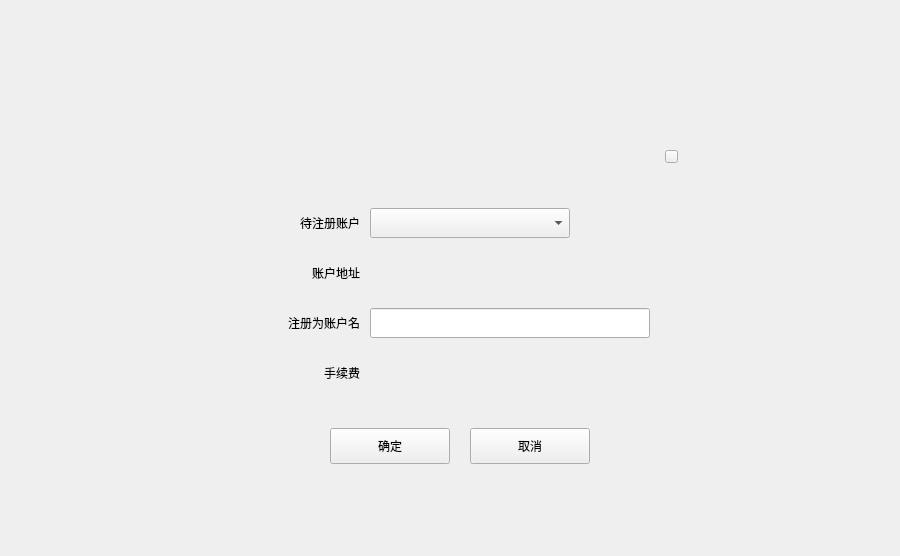
<?xml version="1.0" encoding="UTF-8"?>
<ui version="4.0">
 <class>RegisterDialog</class>
 <widget class="QDialog" name="RegisterDialog">
  <property name="geometry">
   <rect>
    <x>0</x>
    <y>0</y>
    <width>900</width>
    <height>556</height>
   </rect>
  </property>
  <property name="windowTitle">
   <string>Dialog</string>
  </property>
  <widget class="QWidget" name="widget" native="true">
   <property name="geometry">
    <rect>
     <x>0</x>
     <y>0</y>
     <width>900</width>
     <height>556</height>
    </rect>
   </property>
   <widget class="QWidget" name="containerWidget" native="true">
    <property name="geometry">
     <rect>
      <x>210</x>
      <y>138</y>
      <width>480</width>
      <height>360</height>
     </rect>
    </property>
    <property name="font">
     <font>
      <family>微软雅黑</family>
     </font>
    </property>
    <widget class="QToolButton" name="closeBtn">
     <property name="geometry">
      <rect>
       <x>455</x>
       <y>12</y>
       <width>13</width>
       <height>13</height>
      </rect>
     </property>
     <property name="cursor">
      <cursorShape>PointingHandCursor</cursorShape>
     </property>
     <property name="focusPolicy">
      <enum>Qt::NoFocus</enum>
     </property>
     <property name="styleSheet">
      <string notr="true"/>
     </property>
     <property name="text">
      <string/>
     </property>
    </widget>
    <widget class="QStackedWidget" name="stackedWidget">
     <property name="geometry">
      <rect>
       <x>0</x>
       <y>40</y>
       <width>480</width>
       <height>320</height>
      </rect>
     </property>
     <property name="currentIndex">
      <number>0</number>
     </property>
     <widget class="QWidget" name="page">
      <widget class="QToolButton" name="okBtn">
       <property name="geometry">
        <rect>
         <x>120</x>
         <y>250</y>
         <width>120</width>
         <height>36</height>
        </rect>
       </property>
       <property name="font">
        <font>
         <family>微软雅黑</family>
        </font>
       </property>
       <property name="cursor">
        <cursorShape>PointingHandCursor</cursorShape>
       </property>
       <property name="focusPolicy">
        <enum>Qt::NoFocus</enum>
       </property>
       <property name="styleSheet">
        <string notr="true"/>
       </property>
       <property name="text">
        <string>确定</string>
       </property>
      </widget>
      <widget class="QToolButton" name="cancelBtn">
       <property name="geometry">
        <rect>
         <x>260</x>
         <y>250</y>
         <width>120</width>
         <height>36</height>
        </rect>
       </property>
       <property name="font">
        <font>
         <family>微软雅黑</family>
        </font>
       </property>
       <property name="cursor">
        <cursorShape>PointingHandCursor</cursorShape>
       </property>
       <property name="focusPolicy">
        <enum>Qt::NoFocus</enum>
       </property>
       <property name="styleSheet">
        <string notr="true"/>
       </property>
       <property name="text">
        <string>取消</string>
       </property>
      </widget>
      <widget class="QLabel" name="label">
       <property name="geometry">
        <rect>
         <x>30</x>
         <y>130</y>
         <width>120</width>
         <height>30</height>
        </rect>
       </property>
       <property name="text">
        <string>注册为账户名</string>
       </property>
       <property name="alignment">
        <set>Qt::AlignRight|Qt::AlignTrailing|Qt::AlignVCenter</set>
       </property>
       <property name="wordWrap">
        <bool>true</bool>
       </property>
      </widget>
      <widget class="QLineEdit" name="registerNameLineEdit">
       <property name="geometry">
        <rect>
         <x>160</x>
         <y>130</y>
         <width>280</width>
         <height>30</height>
        </rect>
       </property>
       <property name="text">
        <string/>
       </property>
      </widget>
      <widget class="QLabel" name="label_2">
       <property name="geometry">
        <rect>
         <x>30</x>
         <y>30</y>
         <width>120</width>
         <height>30</height>
        </rect>
       </property>
       <property name="text">
        <string>待注册账户</string>
       </property>
       <property name="alignment">
        <set>Qt::AlignRight|Qt::AlignTrailing|Qt::AlignVCenter</set>
       </property>
       <property name="wordWrap">
        <bool>true</bool>
       </property>
      </widget>
      <widget class="QComboBox" name="accountComboBox">
       <property name="geometry">
        <rect>
         <x>160</x>
         <y>30</y>
         <width>200</width>
         <height>30</height>
        </rect>
       </property>
       <property name="font">
        <font>
         <family>微软雅黑</family>
         <weight>50</weight>
         <bold>false</bold>
        </font>
       </property>
       <property name="focusPolicy">
        <enum>Qt::NoFocus</enum>
       </property>
       <property name="styleSheet">
        <string notr="true"/>
       </property>
      </widget>
      <widget class="QLabel" name="addressLabel">
       <property name="geometry">
        <rect>
         <x>160</x>
         <y>80</y>
         <width>300</width>
         <height>30</height>
        </rect>
       </property>
       <property name="font">
        <font>
         <family>微软雅黑</family>
         <underline>false</underline>
        </font>
       </property>
       <property name="styleSheet">
        <string notr="true">color: rgb(192, 196, 212);</string>
       </property>
       <property name="text">
        <string/>
       </property>
       <property name="scaledContents">
        <bool>true</bool>
       </property>
       <property name="textInteractionFlags">
        <set>Qt::TextSelectableByMouse</set>
       </property>
      </widget>
      <widget class="QLabel" name="label_3">
       <property name="geometry">
        <rect>
         <x>30</x>
         <y>80</y>
         <width>120</width>
         <height>30</height>
        </rect>
       </property>
       <property name="text">
        <string>账户地址</string>
       </property>
       <property name="alignment">
        <set>Qt::AlignRight|Qt::AlignTrailing|Qt::AlignVCenter</set>
       </property>
       <property name="wordWrap">
        <bool>true</bool>
       </property>
      </widget>
      <widget class="QLabel" name="label_4">
       <property name="geometry">
        <rect>
         <x>30</x>
         <y>180</y>
         <width>120</width>
         <height>30</height>
        </rect>
       </property>
       <property name="text">
        <string>手续费</string>
       </property>
       <property name="alignment">
        <set>Qt::AlignRight|Qt::AlignTrailing|Qt::AlignVCenter</set>
       </property>
       <property name="wordWrap">
        <bool>true</bool>
       </property>
      </widget>
      <widget class="QLabel" name="feeLabel">
       <property name="geometry">
        <rect>
         <x>160</x>
         <y>180</y>
         <width>100</width>
         <height>30</height>
        </rect>
       </property>
       <property name="font">
        <font>
         <family>微软雅黑</family>
         <underline>false</underline>
        </font>
       </property>
       <property name="styleSheet">
        <string notr="true">color: rgb(192, 196, 212);</string>
       </property>
       <property name="text">
        <string/>
       </property>
       <property name="scaledContents">
        <bool>true</bool>
       </property>
       <property name="textInteractionFlags">
        <set>Qt::NoTextInteraction</set>
       </property>
      </widget>
     </widget>
     <widget class="QWidget" name="page_2">
      <widget class="QLabel" name="tipLabel2">
       <property name="geometry">
        <rect>
         <x>190</x>
         <y>110</y>
         <width>200</width>
         <height>16</height>
        </rect>
       </property>
       <property name="text">
        <string/>
       </property>
      </widget>
      <widget class="QToolButton" name="cancelBtn2">
       <property name="geometry">
        <rect>
         <x>270</x>
         <y>140</y>
         <width>120</width>
         <height>36</height>
        </rect>
       </property>
       <property name="font">
        <font>
         <family>微软雅黑</family>
        </font>
       </property>
       <property name="cursor">
        <cursorShape>PointingHandCursor</cursorShape>
       </property>
       <property name="focusPolicy">
        <enum>Qt::NoFocus</enum>
       </property>
       <property name="styleSheet">
        <string notr="true"/>
       </property>
       <property name="text">
        <string>取消</string>
       </property>
      </widget>
      <widget class="QToolButton" name="okBtn2">
       <property name="geometry">
        <rect>
         <x>130</x>
         <y>140</y>
         <width>120</width>
         <height>36</height>
        </rect>
       </property>
       <property name="font">
        <font>
         <family>微软雅黑</family>
        </font>
       </property>
       <property name="cursor">
        <cursorShape>PointingHandCursor</cursorShape>
       </property>
       <property name="focusPolicy">
        <enum>Qt::NoFocus</enum>
       </property>
       <property name="styleSheet">
        <string notr="true"/>
       </property>
       <property name="text">
        <string>确定</string>
       </property>
      </widget>
      <widget class="QLineEdit" name="pwdLineEdit">
       <property name="geometry">
        <rect>
         <x>180</x>
         <y>70</y>
         <width>240</width>
         <height>30</height>
        </rect>
       </property>
       <property name="echoMode">
        <enum>QLineEdit::Password</enum>
       </property>
      </widget>
      <widget class="QLabel" name="label_5">
       <property name="geometry">
        <rect>
         <x>50</x>
         <y>70</y>
         <width>120</width>
         <height>30</height>
        </rect>
       </property>
       <property name="text">
        <string>输入钱包密码：</string>
       </property>
       <property name="alignment">
        <set>Qt::AlignRight|Qt::AlignTrailing|Qt::AlignVCenter</set>
       </property>
      </widget>
     </widget>
    </widget>
   </widget>
  </widget>
 </widget>
 <resources/>
 <connections/>
</ui>
